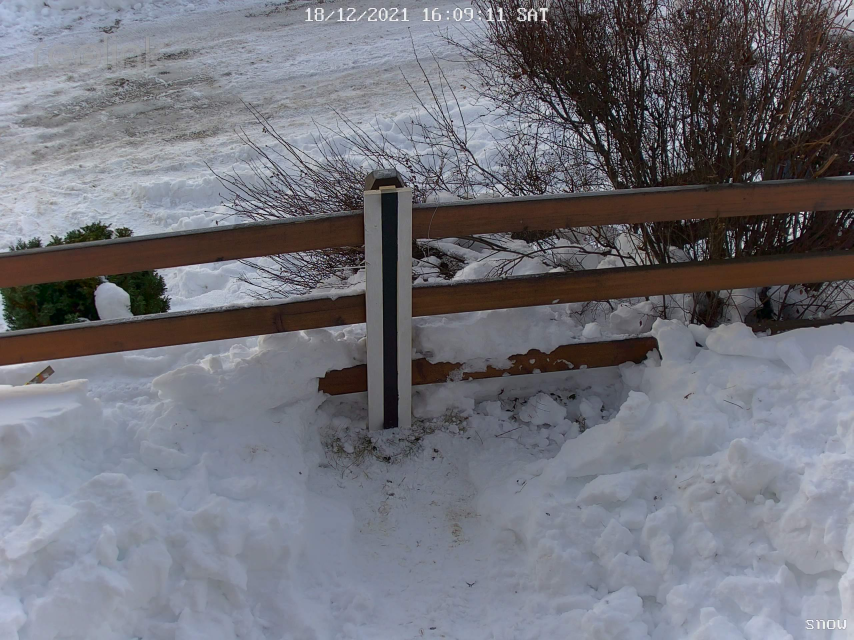
#> input picture images/patron_detection/noSnow.jpeg, 2560 x 1920 px (shown at 1/3 size)
$ jupyter execute Test_multiple_photos.ipynb   (older library calls are emulated)
#> lines starting #> are read from the running program, lines starting #| are printed output that depends on the picture
# One File readed

[cell 1]
import cv2
import os
import numpy as np

# [6 lines of commented-out code are left out]
start_x = 770  #width = 37
start_y = 299
stop_x = 770
stop_y = 672


#image size
imgSizeX =17002
imgSizeY= 1000

#Debug
PRINTIMG = False
#Load start image
start_image =  cv2.imread('images/patron_detection/noSnow.jpeg')
#> start_image is the input picture: shape (1920, 2560, 3); mean B, G, R 121.6, 113.6, 113.2

#Turn it to grayscale
gray_image = cv2.resize(cv2.cvtColor(start_image, cv2.COLOR_BGR2GRAY), (imgSizeX,imgSizeY), interpolation = cv2.INTER_AREA)
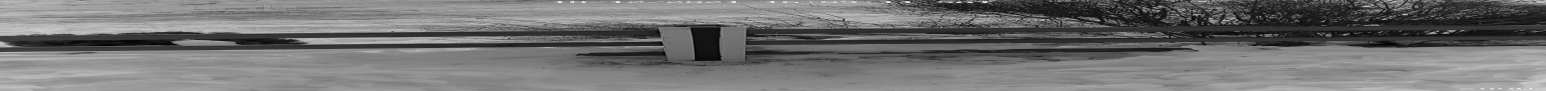
#> gray_image: shape (1000, 17002) (shown at 1/11 size); min 0, max 254, mean 114.4

#analyse zone width
lineWidth = 12
#crop the image
crop_image = gray_image[start_y:stop_y, start_x-round(lineWidth/2):start_x+round(lineWidth/2)]

#variable use if i have to increase the contrast
contrast_up_image = crop_image

#Make an adaptive threshold
thresh1 = cv2.adaptiveThreshold(contrast_up_image, 255, cv2.ADAPTIVE_THRESH_MEAN_C, cv2.THRESH_BINARY,51,11) #51,21


#pass the image into sobelx
sobelx = cv2.Sobel(thresh1,cv2.CV_64F,0,1,ksize=5)


sizeX = sobelx.shape[0]
#> sizeX = 373
sizeY = sobelx.shape[1]
#> sizeY = 12
#print(sizeX)
#print(sizeY)

if PRINTIMG == True:
    cv2.imshow("cropped", crop_image)
    cv2.imshow("thresholded",thresh1)
    cv2.imshow("sobel",sobelx)
    cv2.waitKey(0)
    cv2.destroyAllWindows()


sumPixel = []
for i in range(0,sizeY):
    countPixel = 0
    for j in range(1,sizeX):
        if sobelx[sizeX-j][i] == 0.0 :
            countPixel = countPixel + 1
        else:
            sumPixel.append(countPixel)
            break
snow_height_pixel = np.median(sumPixel)
#> snow_height_pixel = 16
print("Mediane de la hauteur [pixel] :"+str(snow_height_pixel))
#| Mediane de la hauteur [pixel] :16.0

reference_Height_mm = 1000


conversion_rapport = reference_Height_mm/sizeX
#> conversion_rapport = 2.68
snow_height_mm = np.round(conversion_rapport * snow_height_pixel,1)
#> snow_height_mm = 42.9
print("snow height pixel :" + str(snow_height_pixel))
#| snow height pixel :16.0
print("rapport : " + str(np.round(conversion_rapport,1)) + "mm/pixel")
#| rapport : 2.7mm/pixel
print("snow height mm " + str(snow_height_mm))
#| snow height mm 42.9

# All images from folder tested

[cell 2]
import cv2
import os
import numpy as np
import glob

#------ briey : coordinates of patron
start_x = 770
start_y = 300
stop_x = 770
stop_y = 685
#------------
reference_Height_mm = 1000

#image size
imgSizeX =1700
imgSizeY= 1000

#Debug
PRINTIMG = False
#Load start image
images = [cv2.imread(file) for file in glob.glob("images/patron_detection/*.jpeg") ]
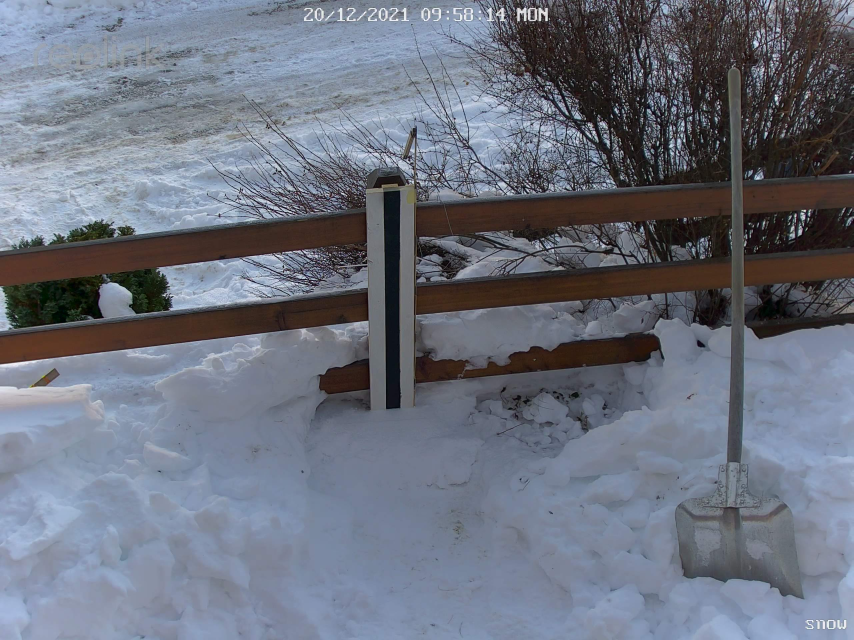
#> input picture images/patron_detection/10-day.jpeg, 2560 x 1920 px (shown at 1/3 size)
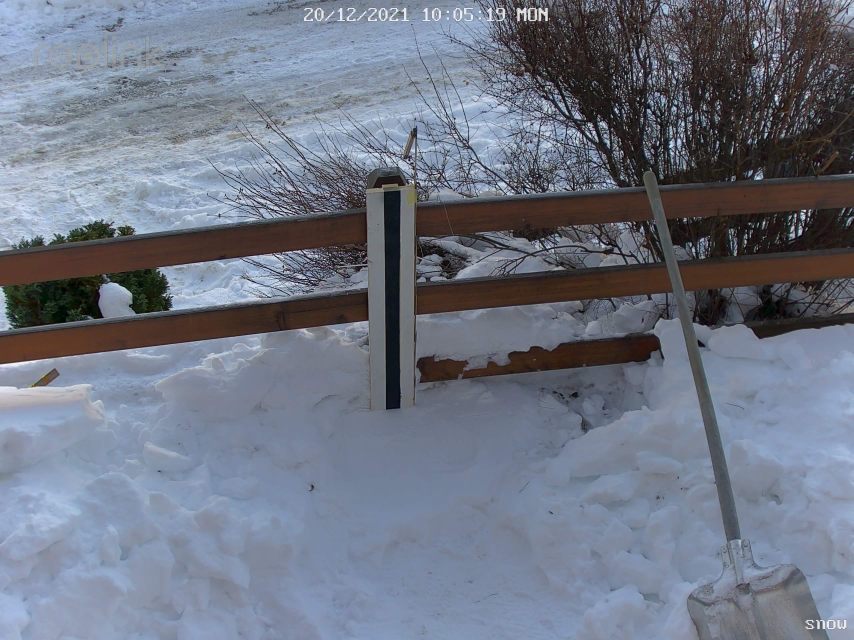
#> input picture images/patron_detection/11-day.jpeg, 2560 x 1920 px (shown at 1/3 size)
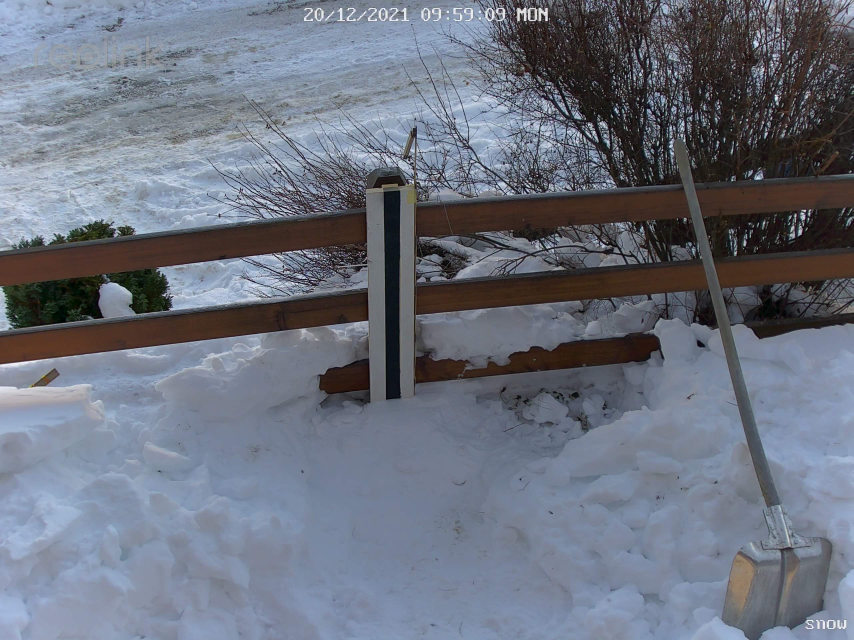
#> input picture images/patron_detection/14_5-day.jpeg, 2560 x 1920 px (shown at 1/3 size)
#> images = 4 items
file_name = []

for fileName_relative in glob.glob("images/patron_detection/*.jpeg",recursive=True):       ## first get full file name with directores using for loop
    fileName_absolute = os.path.basename(fileName_relative)                 ## Now get the file name with os.path.basename
   #print(fileName_absolute.split('.')[0])
    name = fileName_absolute.split('.')[0].replace("_",".")
    file_name.append(name)

resultReal = []
resultAlgo = []
resultError =[]
#--------------------------------------------------------START ALGO---------------------------------------------
mean_error = 0
for idx_file_name, start_image in enumerate(images):
    gray_image = cv2.resize(cv2.cvtColor(start_image, cv2.COLOR_BGR2GRAY), (imgSizeX,imgSizeY), interpolation = cv2.INTER_AREA)

    #analyse zone width
    lineWidth = 12
    #crop the image
    crop_image = gray_image[start_y:stop_y, start_x-round(lineWidth/2):start_x+round(lineWidth/2)]

    #variable use if i have to increase the contrast
    contrast_up_image = crop_image

    #Make an adaptive threshold
    thresh1 = cv2.adaptiveThreshold(contrast_up_image, 255, cv2.ADAPTIVE_THRESH_MEAN_C, cv2.THRESH_BINARY,51,11) #51,21


    #pass the image into sobelx
    sobelx = cv2.Sobel(thresh1,cv2.CV_64F,0,1,ksize=5)


    sizeX = sobelx.shape[0]
    sizeY = sobelx.shape[1]
    #---------------------------------------------Debug---------------------------------------------------------
    if PRINTIMG == True:
        cv2.imshow("cropped", crop_image)
        cv2.imshow("thresholded",thresh1)
        cv2.imshow("sobel",sobelx)
        cv2.waitKey(0)
        cv2.destroyAllWindows()
    #------------------------------------------------------------------------------------------------------------

    sumPixel = []
    for i in range(0,sizeY):
        countPixel = 0
        for j in range(1,sizeX):
            if sobelx[sizeX-j][i] == 0.0 :
                countPixel = countPixel + 1
            else:
                sumPixel.append(countPixel)
                break
    snow_height_pixel = np.median(sumPixel)


    conversion_rapport = reference_Height_mm/sizeX
    snow_height_cm = np.round((conversion_rapport * snow_height_pixel)/10,1)


    if "noSnow" not in file_name[idx_file_name].split('-')[0]:
        realMeasure = float(file_name[idx_file_name].split('-')[0])
        error = round(realMeasure - snow_height_cm,1)
        error_percent = abs(round((error/snow_height_cm)*100,1))
        mean_error = mean_error + error_percent
        # [6 lines of commented-out code are left out]
    else:
        realMeasure = 0
        error = 0
        error_percent = 0
        mean_error = mean_error + error_percent
        # [6 lines of commented-out code are left out]
    resultReal.append(realMeasure)
    resultAlgo.append(snow_height_cm)
    resultError.append(error_percent)
#> this loop made 4 passes
#> (snow_height_pixel, snow_height_cm, realMeasure, error, error_percent, mean_error) on passes 1 to 4: (43.5, 11.3, 10, -1.3, 11.5, 11.5), (42.5, 11, 11, 0, 0, 11.5), (58, 15.1, 14.5, -0.6, 4, 15.5), (12, 3.1, 0, 0, 0, 15.5)
#> pass 1, `gray_image = cv2.resize(cv2.cvtColor(start_image, cv2.COLOR_BGR2GRAY),..`:
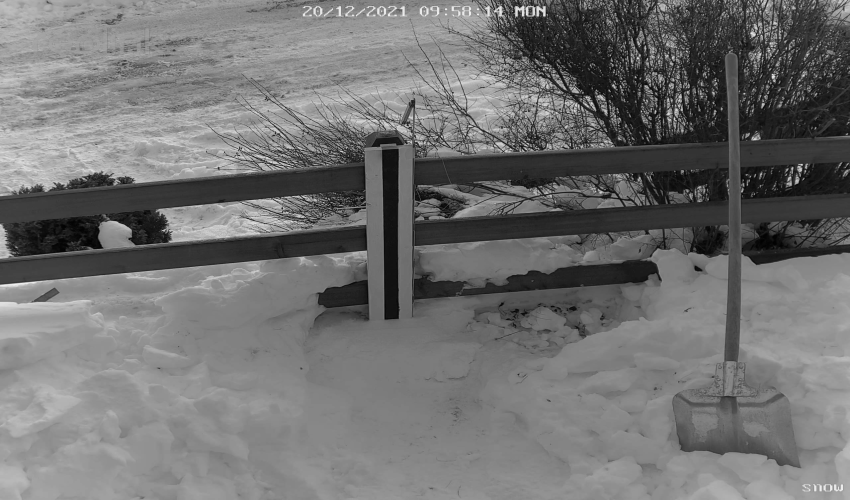
#> gray_image: shape (1000, 1700) (shown at 1/2 size); min 0, max 245, mean 113.3
#> pass 2, `gray_image = cv2.resize(cv2.cvtColor(start_image, cv2.COLOR_BGR2GRAY),..`:
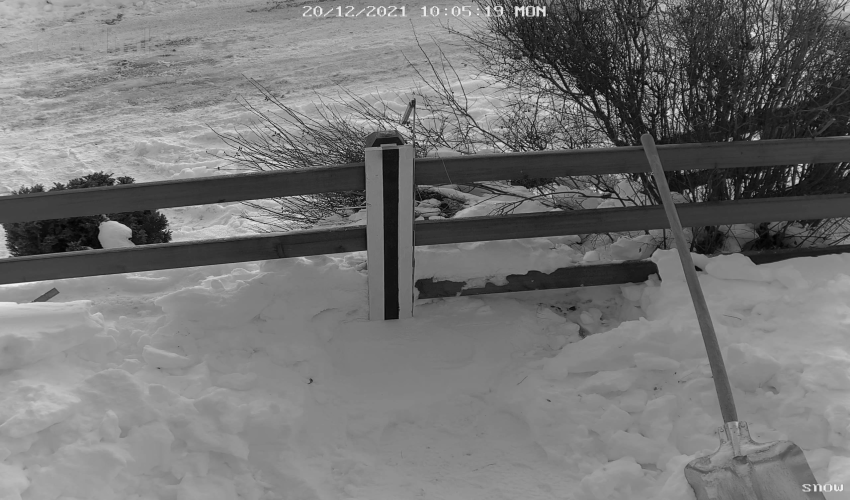
#> gray_image: shape (1000, 1700) (shown at 1/2 size); min 0, max 248, mean 117
#> pass 3, `gray_image = cv2.resize(cv2.cvtColor(start_image, cv2.COLOR_BGR2GRAY),..`:
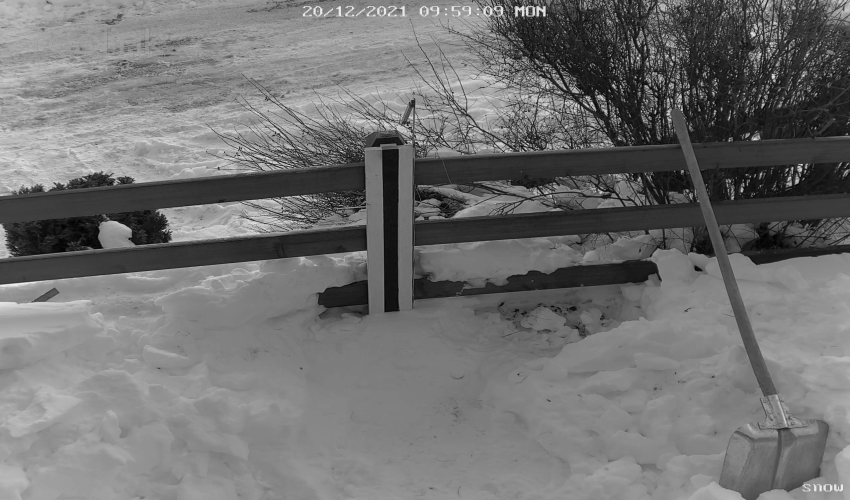
#> gray_image: shape (1000, 1700) (shown at 1/2 size); min 0, max 247, mean 113.2
#> after the loop, mean_error = 15.5; resultAlgo = [11.3, 11, 15.1, 3.1]; resultError = [11.5, 0, 4, 0]; resultReal = [10, 11, 14.5, 0]

mean_error = round(mean_error / len(images),1)
#> mean_error = 3.9
print ("\n\n Erreur moyenne : " + str(mean_error) + "%" )
#|  Erreur moyenne : 3.9%

# Chart of results

[cell 3]
print(resultReal)
#| [10.0, 11.0, 14.5, 0]
print(resultAlgo)
#| [11.3, 11.0, 15.1, 3.1]
print(resultError)
#| [11.5, 0.0, 4.0, 0]

[cell 4]
from matplotlib import pyplot as plt


plt.plot(resultAlgo,'g*', resultReal, 'ro')
plt.ylim(-2,40)
plt.ylabel("SnowHeight")
plt.title("stars : result algo, point : real measure")
plt.show()
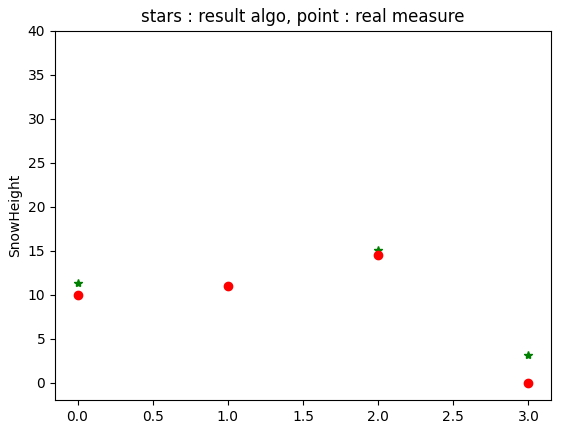
#> figure drawn by matplotlib, 1 panel

plt.plot(resultError,'g*')
plt.title("error [%]")
plt.show()
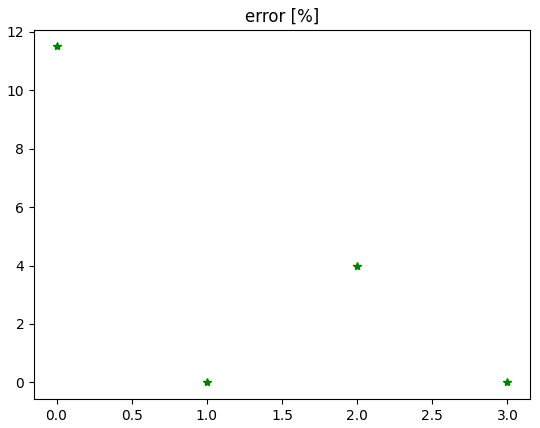
#> figure drawn by matplotlib, 1 panel
